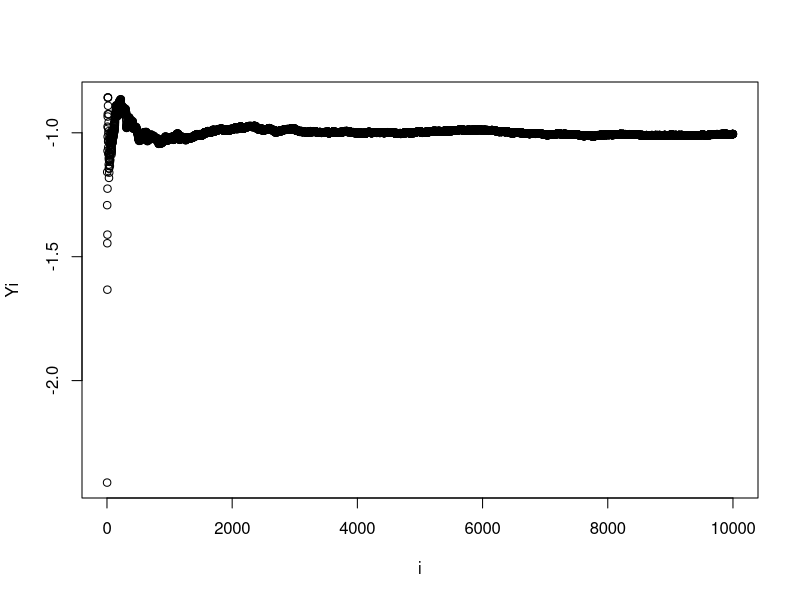
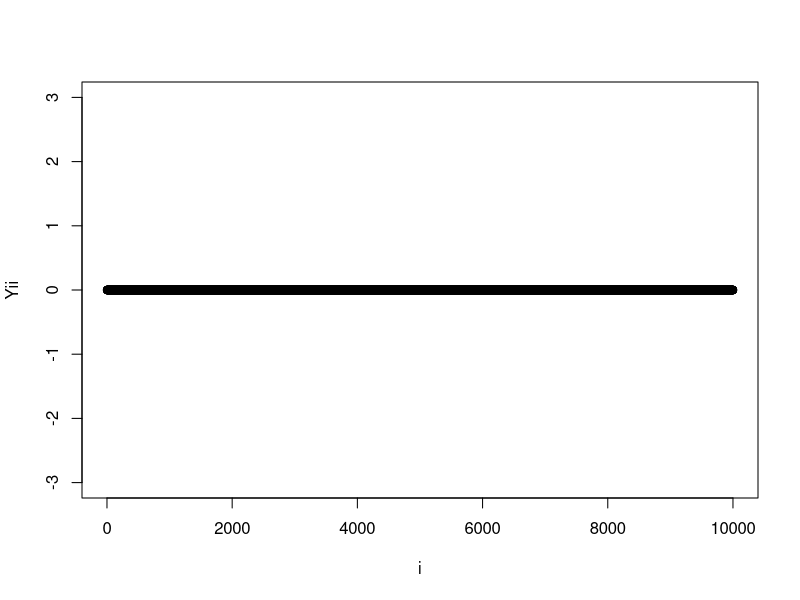
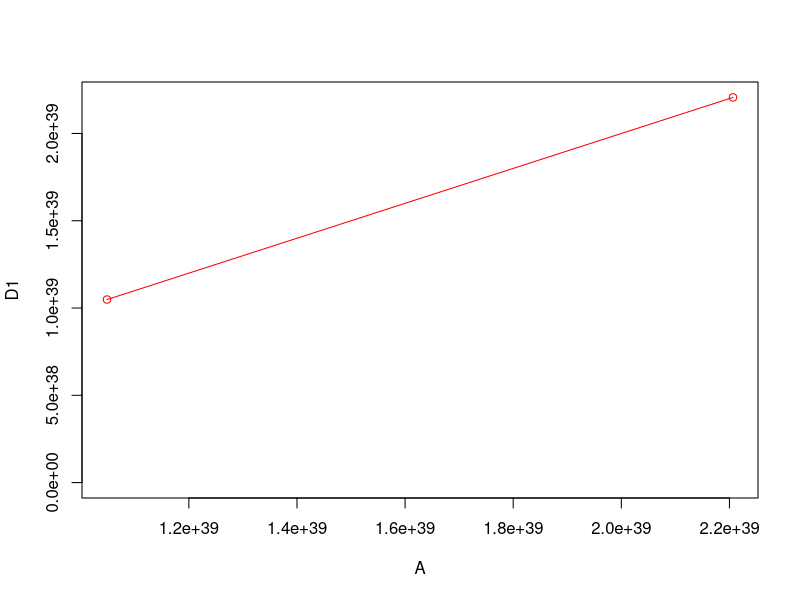
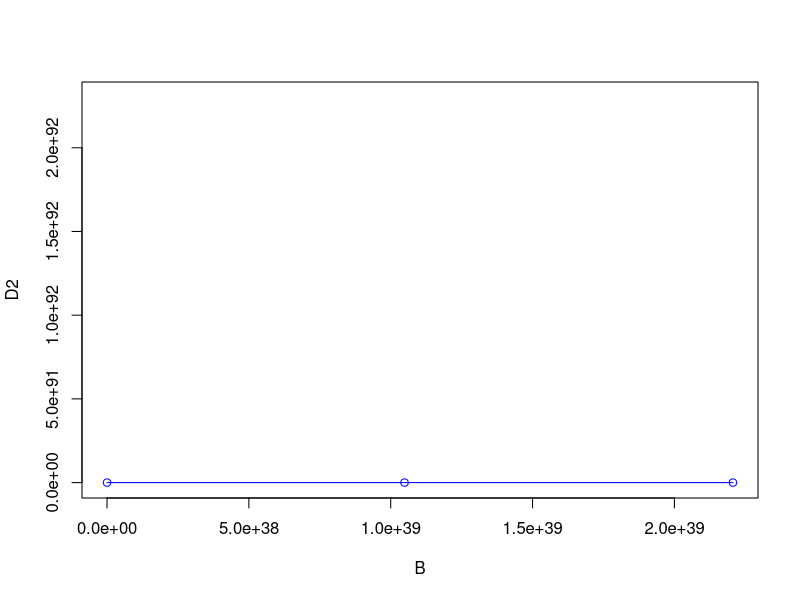
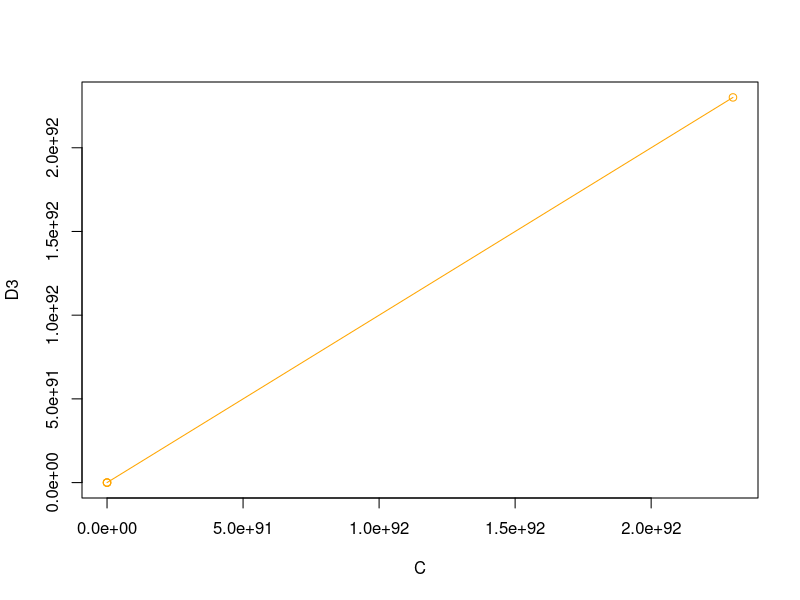
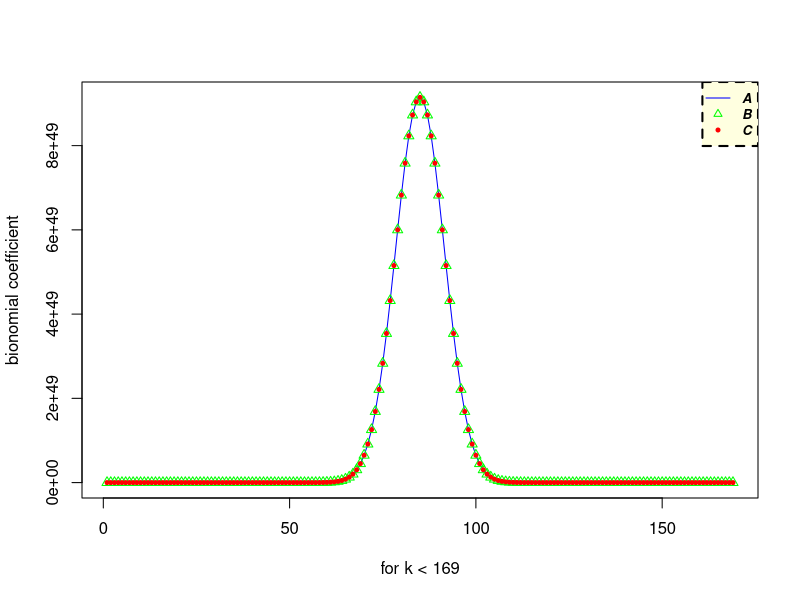

Reproduce these figures in R, in order.
## ---- chunk 1
knitr::opts_chunk$set(echo = TRUE, comment = NA)
## ---- chunk 2

# ------------------------------------------------------------------------------
# A1
# ------------------------------------------------------------------------------

## ---- chunk 3
x1 = 1/3 
x2 = 1/4
if ( x1-x2 == 1/12) {
print ("Subtsraction is correct")
}else {
print ( " Substraction is wrong" )
}
## ---- chunk 4
x1 = 1
x2 = 1/2
if ( x1-x2 == 1/2) {
  print ("Subtsraction is correct")
}else {
  print ( " Substraction is wrong" )
}
## ---- chunk 5
x1 = 1/3 
x2 = 1/4
if (isTRUE(all.equal((x1 - x2),1/12))) {
  print ("Subtsraction is correct")
}else {
  print ( " Substraction is wrong" )
}

## ---- chunk 6

# ------------------------------------------------------------------------------
# A2
# ------------------------------------------------------------------------------

## ---- chunk 7
f = function(x){x}

derivative_func = function(f=f,x){
  e = 10^-15
  f1 = (f(x + e) - f(x)) / e
  return(f1)
}
## ---- chunk 8
x1 = derivative_func(f,1)
x1
## ---- chunk 9
x100000 = derivative_func(f,100000)
x100000
## ---- chunk 10

# ------------------------------------------------------------------------------
# A3
# ------------------------------------------------------------------------------

## ---- chunk 11
myvar = function(x){
  n = length(x)
  x2 = 0
  x1 = 0
  for(i in 1:n){
    x2 = x2 + x2^2
    x1 = x1 + x1
  }
  var = 1/(1-n) * (x2 - (1/n) * x1^2)
  return(var)
}
## ---- chunk 12
x = rnorm(10000, mean = 10^8, sd = 1)
## ---- chunk 13
n = length(x)
i = 1:10000
Yi = 0
for( j in 1:n){
  Yi[j] = myvar(x[1:j]) - var(x[1:j])
}
plot(x = i , y = Yi)

## ---- chunk 14
better_var = function(x){
  len = length(x)
  x_bar = rep(mean(x),len)
  v = (sum((x - x_bar)^2 ))/ (len-1)
  return(v)
}

n = length(x)
i = 1:10000
Yii = 0
j=0
for( j in 1:n){
  Yii[j] = better_var(x[1:j]) - var(x[1:j])
}

plot(x = i, y = Yii, ylim = c(-3,3))

## ---- chunk 15

# ------------------------------------------------------------------------------
# A4
# ------------------------------------------------------------------------------

## ---- chunk 16
n = 8
k = 14
prod(1:n)/(prod(1:k)*prod(1:(n-k)))      # A expression
prod((k+1):n)/prod(1:(n-k))              # B expression
prod(((k+1):n)/(1:(n-k)))                # C expression
choose(n,k)
## ---- chunk 17
n = 8
k = 8
prod(1:n)/(prod(1:k)*prod(1:(n-k)))      # A expression
prod((k+1):n)/prod(1:(n-k))              # B expression
prod(((k+1):n)/(1:(n-k)))                # C expression
choose(n,k)
## ---- chunk 18
n = 10
k = -12
prod(1:n)/(prod(1:k)*prod(1:(n-k)))      # A expression
prod((k+1):n)/prod(1:(n-k))              # B expression
prod(((k+1):n)/(1:(n-k)))                # C expression
choose(n,k)
## ---- chunk 19
n = 10
k = 0
prod(1:n)/(prod(1:k)*prod(1:(n-k)))      # A expression
prod((k+1):n)/prod(1:(n-k))              # B expression
prod(((k+1):n)/(1:(n-k)))                # C expression
choose(n,k)
## ---- chunk 20
n = 0
k = 0
prod(1:n)/(prod(1:k)*prod(1:(n-k)))      # A expression
prod((k+1):n)/prod(1:(n-k))              # B expression
prod(((k+1):n)/(1:(n-k)))                # C expression
choose(n,k)
## ---- chunk 21
n = c(148, 148, 200, 320, 1500)
k = c(101, 100, 179, 191, 990)
i = 0
for(i in 1:5){
A = prod(1:n[i])/(prod(1:k[i])*prod(1:(n[i]-k[i])))
B = prod((k[i]+1):n[i])/prod(1:(n[i]-k[i]))
C = prod(((k[i]+1):n[i])/(1:(n[i]-k[i])))
D = choose(n[i], k[i])
cat("A expression    : ", A, fill = TRUE)    
cat("B expression    : ", B, fill = TRUE)    
cat("C expression    : ", C, fill = TRUE)
cat("choose function : ", D, fill = TRUE)
}
## ---- chunk 22
A = c(1.048632e+39, 2.206498e+39, NaN)
D1 = c(1.048632e+39, 2.206498e+39, 1.383075e+28)
B = c(1.048632e+39, 2.206498e+39, 1.383075e+28, NaN)                                  
D2 = c(1.048632e+39, 2.206498e+39, 1.383075e+28, 2.300721e+92)                       
C = c(1.048632e+39, 2.206498e+39, 1.383075e+28, 2.300721e+92, Inf)
D3 = c(1.048632e+39, 2.206498e+39, 1.383075e+28, 2.300721e+92, Inf)
plot(A, D1, type = "o", col = "red")
plot(B, D2, type = "o", col = "blue")
plot(C, D3, type = "o", col = "orange")
## ---- chunk 23
f1 <- function(n,k){
  fact1 <- prod(1:n)/(prod(1:k)*prod(1:(n-k)))
  return(fact1)
}                                         # A expression
f2 <- function(n,k){
  fact2 <- prod((k+1):n)/prod(1:(n-k))    # B expression
  return(fact2)
  
}
f3 <- function(n,k){
  fact3 <- return(fact3)
}                                         #C expression


N = 170
K = 169
fact1 <- vector()
for(i in 1:K){
  fact1 <- append(fact1,f1(N,i))
}
plot(1:K,y = fact1,type = "l",col="blue",ylab = "bionomial coefficient", 
     xlab = "for k < 169")

fact2 <- vector()
for(i in 1:K){
  fact2 <- append(fact2,f1(N,i))
}
points(1:K,y = fact2,type = "p",col="green",cex=1,pch = 2)

fact3 <- vector()
for(i in 1:K){
  fact3 <- append(fact3,f1(N,i))
}
points(1:K,y = fact2,type = "p",cex=0.8,pch = 20,col="red")
legend("topright",legend=c("A","B","C"),
       col=c("blue","green" ,"red"), lty=c(1,NA,NA), 
       pch = c(NA,2,20),cex=0.8, text.font=4, box.lty=2,
       box.lwd=2, box.col="black",bg='lightyellow')

## ---- chunk 24
n = 199
k = 197
prod(1:n)/(prod(1:k)*prod(1:(n-k)))      # A expression
prod((k+1):n)/prod(1:(n-k))              # B expression
prod(((k+1):n)/(1:(n-k)))                # C expression
choose(n,k)
## ---- chunk 25
n = 199
k = 19
prod(1:n)/(prod(1:k)*prod(1:(n-k)))      # A expression
prod((k+1):n)/prod(1:(n-k))              # B expression
prod(((k+1):n)/(1:(n-k)))                # C expression
choose(n,k)
## ---- chunk 26
n = 10037
k = 997
prod(1:n)/(prod(1:k)*prod(1:(n-k)))      # A expression
prod((k+1):n)/prod(1:(n-k))              # B expression
prod(((k+1):n)/(1:(n-k)))                # C expression
choose(n,k)
